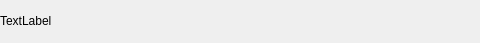
<?xml version="1.0" encoding="UTF-8"?>
<ui version="4.0">
 <class>FriendLabel</class>
 <widget class="QWidget" name="FriendLabel">
  <property name="geometry">
   <rect>
    <x>0</x>
    <y>0</y>
    <width>480</width>
    <height>43</height>
   </rect>
  </property>
  <property name="minimumSize">
   <size>
    <width>0</width>
    <height>43</height>
   </size>
  </property>
  <property name="maximumSize">
   <size>
    <width>16777215</width>
    <height>43</height>
   </size>
  </property>
  <property name="windowTitle">
   <string>Form</string>
  </property>
  <layout class="QHBoxLayout" name="horizontalLayout">
   <property name="spacing">
    <number>0</number>
   </property>
   <property name="leftMargin">
    <number>0</number>
   </property>
   <property name="topMargin">
    <number>0</number>
   </property>
   <property name="rightMargin">
    <number>0</number>
   </property>
   <property name="bottomMargin">
    <number>0</number>
   </property>
   <item>
    <widget class="QLabel" name="tip_label">
     <property name="minimumSize">
      <size>
       <width>0</width>
       <height>20</height>
      </size>
     </property>
     <property name="maximumSize">
      <size>
       <width>16777215</width>
       <height>20</height>
      </size>
     </property>
     <property name="text">
      <string>TextLabel</string>
     </property>
    </widget>
   </item>
   <item>
    <widget class="QWidget" name="close_wid" native="true">
     <property name="minimumSize">
      <size>
       <width>25</width>
       <height>25</height>
      </size>
     </property>
     <property name="maximumSize">
      <size>
       <width>25</width>
       <height>25</height>
      </size>
     </property>
     <layout class="QHBoxLayout" name="horizontalLayout_2">
      <property name="spacing">
       <number>0</number>
      </property>
      <property name="leftMargin">
       <number>0</number>
      </property>
      <property name="topMargin">
       <number>0</number>
      </property>
      <property name="rightMargin">
       <number>0</number>
      </property>
      <property name="bottomMargin">
       <number>0</number>
      </property>
      <item>
       <widget class="ClickedLabel" name="close_label">
        <property name="minimumSize">
         <size>
          <width>15</width>
          <height>15</height>
         </size>
        </property>
        <property name="maximumSize">
         <size>
          <width>15</width>
          <height>15</height>
         </size>
        </property>
        <property name="text">
         <string/>
        </property>
       </widget>
      </item>
     </layout>
    </widget>
   </item>
  </layout>
 </widget>
 <customwidgets>
  <customwidget>
   <class>ClickedLabel</class>
   <extends>QLabel</extends>
   <header location="global">clickedlabel.h</header>
  </customwidget>
 </customwidgets>
 <resources/>
 <connections/>
</ui>
